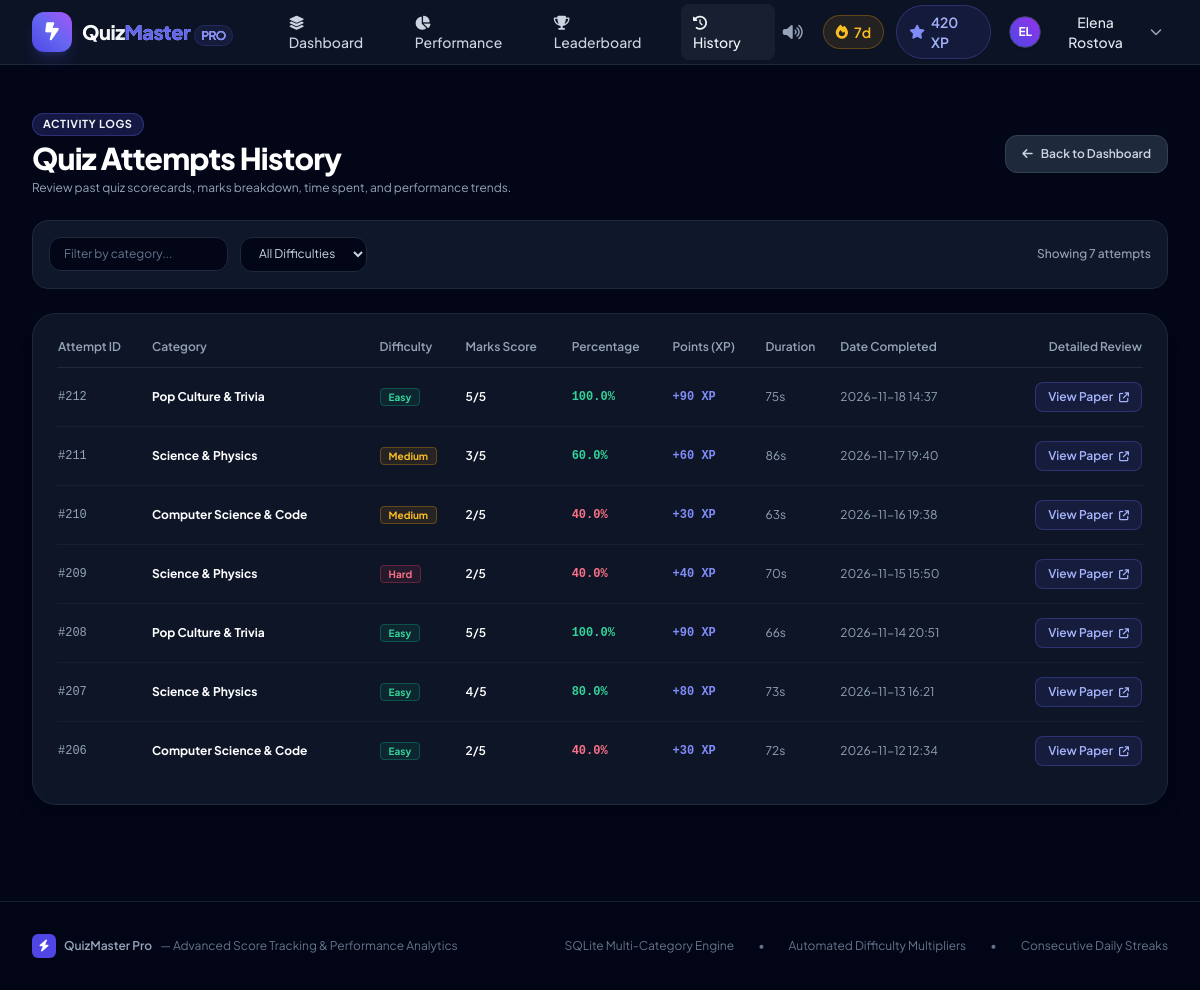
The page /history (signed in) on the database its author committed.
### tables this page shows
CREATE TABLE users (
            id INTEGER PRIMARY KEY AUTOINCREMENT,
            username TEXT UNIQUE NOT NULL,
            email TEXT UNIQUE NOT NULL,
            password_hash TEXT NOT NULL,
            full_name TEXT NOT NULL,
            avatar TEXT DEFAULT 'avatar1.png',
            role TEXT DEFAULT 'user', -- 'user' or 'admin'
            total_score INTEGER DEFAULT 0,
            xp INTEGER DEFAULT 0,
            quizzes_taken INTEGER DEFAULT 0,
            current_streak INTEGER DEFAULT 0,
            longest_streak INTEGER DEFAULT 0,
            last_quiz_date TEXT,
            created_at TIMESTAMP DEFAULT CURRENT_TIMESTAMP
        );

CREATE TABLE quiz_attempts (
            id INTEGER PRIMARY KEY AUTOINCREMENT,
            user_id INTEGER NOT NULL,
            category_id INTEGER,
            category_name TEXT NOT NULL,
            difficulty TEXT NOT NULL,
            score INTEGER NOT NULL,
            total_questions INTEGER NOT NULL,
            percentage REAL NOT NULL,
            xp_earned INTEGER DEFAULT 0,
            time_taken_seconds INTEGER NOT NULL,
            passed INTEGER DEFAULT 0, -- 1 for True, 0 for False (threshold 60%)
            detailed_results TEXT NOT NULL, -- JSON string of questions, user answers, correct answers
            created_at TIMESTAMP DEFAULT CURRENT_TIMESTAMP,
            FOREIGN KEY (user_id) REFERENCES users(id) ON DELETE CASCADE
        );

### app.py (the view)
@app.route('/history')
@login_required
def history():
    user_id = session['user_id']
    attempts = models.get_user_attempts(user_id, limit=100)
    categories = models.get_categories()
    return render_template('history.html', attempts=attempts, categories=categories)

### app.py (called while the page is built)
def login_required(f):
    @wraps(f)
    def decorated_function(*args, **kwargs):
        if 'user_id' not in session:
            flash('Please log in to access this page.', 'warning')
            return redirect(url_for('login', next=request.url))
        return f(*args, **kwargs)
    return decorated_function

@app.context_processor
def inject_user():
    current_user = None
    if 'user_id' in session:
        current_user = models.get_user_by_id(session['user_id'])
    return dict(current_user=current_user)

### models.py (called while the page is built)
def get_db():
    conn = sqlite3.connect(DB_PATH)
    conn.row_factory = sqlite3.Row
    return conn

def get_user_by_id(user_id):
    conn = get_db()
    cursor = conn.cursor()
    cursor.execute('SELECT * FROM users WHERE id = ?', (user_id,))
    user = cursor.fetchone()
    conn.close()
    return dict(user) if user else None

def get_categories():
    conn = get_db()
    cursor = conn.cursor()
    cursor.execute('''
        SELECT c.*, COUNT(q.id) as question_count
        FROM categories c
        LEFT JOIN questions q ON c.id = q.category_id
        GROUP BY c.id ORDER BY c.name ASC
    ''')
    cats = [dict(row) for row in cursor.fetchall()]
    conn.close()
    return cats

def get_user_attempts(user_id, limit=50):
    conn = get_db()
    cursor = conn.cursor()
    cursor.execute('''
        SELECT * FROM quiz_attempts
        WHERE user_id = ?
        ORDER BY created_at DESC LIMIT ?
    ''', (user_id, limit))
    attempts = [dict(row) for row in cursor.fetchall()]
    conn.close()
    for att in attempts:
        try:
            att['detailed_results'] = json.loads(att['detailed_results'])
        except Exception:
            att['detailed_results'] = []
    return attempts

### templates/history.html (shortened to what this page needs)
{% extends "base.html" %}
{% block content %}
<div class="max-w-7xl mx-auto px-4 sm:px-6 lg:px-8 py-8 space-y-6">
    <div class="flex flex-col sm:flex-row sm:items-center justify-between gap-4">
        <div>
            <div class="flex items-center gap-2">
                <span class="px-2.5 py-0.5 rounded-full text-[11px] font-bold uppercase tracking-wider bg-brand-500/20 text-brand-300 border border-brand-500/30">
                    Activity Logs
                </span>
            </div>
            <h1 class="text-2xl sm:text-3xl font-extrabold text-white tracking-tight mt-1">
                Quiz Attempts History
            </h1>
            <p class="text-xs text-slate-400 mt-1">
                Review past quiz scorecards, marks breakdown, time spent, and performance trends.
            </p>
        </div>
        <a href="{{ url_for('dashboard') }}" class="px-4 py-2.5 rounded-xl text-xs font-semibold text-slate-300 bg-slate-800 hover:bg-slate-700 border border-slate-700 transition-colors flex items-center gap-2 self-start sm:self-auto">
            <i class="fa-solid fa-arrow-left"></i> Back to Dashboard
        </a>
    </div>
    <div class="p-4 rounded-2xl bg-slate-900 border border-slate-800 flex flex-wrap items-center justify-between gap-4">
        <div class="flex flex-wrap items-center gap-3">
            <input type="text" id="historySearchInput" placeholder="Filter by category..." oninput="filterHistoryTable()"
                   class="px-3.5 py-2 rounded-xl bg-slate-950 border border-slate-800 text-xs text-white placeholder-slate-500 focus:outline-none focus:border-indigo-500">
            <select id="historyDifficultySelect" onchange="filterHistoryTable()"
                    class="px-3.5 py-2 rounded-xl bg-slate-950 border border-slate-800 text-xs text-slate-300 focus:outline-none focus:border-indigo-500">
                <option value="all">All Difficulties</option>
            </select>
        </div>
        <span class="text-xs text-slate-400 font-medium" id="historyCounter">
            Showing {{ attempts|length }} attempts
        </span>
    </div>
    <div class="p-6 rounded-3xl bg-slate-900/90 border border-slate-800 shadow-xl">
        {% if attempts %}
        <div class="overflow-x-auto">
            <table class="w-full text-left text-xs" id="historyTable">
                <thead>
                    <tr class="text-slate-400 border-b border-slate-800">
                        <th class="pb-3 font-semibold">Attempt ID</th>
                        <th class="pb-3 font-semibold">Category</th>
                        <th class="pb-3 font-semibold">Difficulty</th>
                        <th class="pb-3 font-semibold">Marks Score</th>
                        <th class="pb-3 font-semibold">Percentage</th>
                        <th class="pb-3 font-semibold">Points (XP)</th>
                        <th class="pb-3 font-semibold">Duration</th>
                        <th class="pb-3 font-semibold">Date Completed</th>
                        <th class="pb-3 font-semibold text-right">Detailed Review</th>
                    </tr>
                </thead>
                <tbody class="divide-y divide-slate-800/60" id="historyTableBody">
                    {% for att in attempts %}
                    <tr class="hover:bg-slate-800/40 transition-colors history-row"
                        data-category="{{ att.category_name|lower }}"
                        data-difficulty="{{ att.difficulty }}">
                        <td class="py-3.5 font-mono text-slate-400">#{{ att.id }}</td>
                        <td class="py-3.5 font-bold text-white">{{ att.category_name }}</td>
                        <td class="py-3.5">
                            <span class="px-2 py-0.5 rounded text-[10px] font-bold
                                {% if att.difficulty == 'Easy' %} bg-emerald-500/10 text-emerald-400 border border-emerald-500/30
                                {% elif att.difficulty == 'Medium' %} bg-amber-500/10 text-amber-400 border border-amber-500/30
                                {% else %} bg-rose-500/10 text-rose-400 border border-rose-500/30 {% endif %}">
                                {{ att.difficulty }}
                            </span>
                        </td>
                        <td class="py-3.5 font-semibold text-white">
                            {{ att.score }}/{{ att.total_questions }}
                        </td>
                        <td class="py-3.5">
                            <span class="font-mono font-bold {{ 'text-emerald-400' if att.percentage >= 60 else 'text-rose-400' }}">
                                {{ att.percentage }}%
                            </span>
                        </td>
                        <td class="py-3.5 font-mono font-bold text-indigo-400">+{{ att.xp_earned }} XP</td>
                        <td class="py-3.5 text-slate-400">{{ att.time_taken_seconds }}s</td>
                        <td class="py-3.5 text-slate-400">{{ att.created_at[:16] }}</td>
                        <td class="py-3.5 text-right">
                            <a href="{{ url_for('quiz_result', attempt_id=att.id) }}" class="inline-flex items-center gap-1.5 px-3 py-1.5 rounded-lg bg-indigo-500/10 hover:bg-indigo-500/20 text-indigo-300 font-semibold border border-indigo-500/30 transition-colors">
                                View Paper <i class="fa-solid fa-arrow-up-right-from-square text-[10px]"></i>
                            </a>
                        </td>
                    </tr>
                    {% endfor %}
                </tbody>
            </table>
        </div>
        {% endif %}
    </div>
</div>
{% endblock %}

### templates/base.html (shortened to what this page needs)
<!DOCTYPE html>
<html lang="en" class="h-full bg-slate-900 text-slate-100">
<head>
    <script src="https://cdn.tailwindcss.com"></script>
    <link rel="stylesheet" href="https://cdnjs.cloudflare.com/ajax/libs/font-awesome/6.5.1/css/all.min.css">
    <link rel="stylesheet" href="{{ url_for('static', filename='css/custom.css') }}">
</head>
<body class="h-full flex flex-col bg-slate-950 text-slate-100 antialiased selection:bg-brand-500 selection:text-white">
    <header class="sticky top-0 z-50 backdrop-blur-md bg-slate-900/80 border-b border-slate-800 transition-all">
        <div class="max-w-7xl mx-auto px-4 sm:px-6 lg:px-8">
            <div class="flex items-center justify-between h-16">
                <div class="flex items-center gap-3">
                    <a href="{{ url_for('dashboard' if current_user else 'index') }}" class="flex items-center gap-2.5 group">
                        <div class="w-10 h-10 rounded-xl bg-gradient-to-tr from-brand-600 via-indigo-500 to-purple-500 flex items-center justify-center shadow-lg shadow-indigo-500/20 group-hover:scale-105 transition-transform">
                            <i class="fa-solid fa-bolt-lightning text-white text-lg"></i>
                        </div>
                        <span class="text-xl font-extrabold tracking-tight bg-gradient-to-r from-white via-slate-200 to-indigo-200 bg-clip-text text-transparent">
                            Quiz<span class="text-brand-500">Master</span><span class="text-xs ml-1 px-1.5 py-0.5 rounded-full bg-indigo-500/10 text-indigo-400 font-semibold border border-indigo-500/20">PRO</span>
                        </span>
                    </a>
                    {% if current_user %}
                    <nav class="hidden md:flex items-center ml-8 space-x-1">
                        <a href="{{ url_for('dashboard') }}" class="px-3 py-2 rounded-lg text-sm font-medium hover:text-white hover:bg-slate-800 transition-colors {{ 'text-brand-400 bg-slate-800/60' if request.endpoint == 'dashboard' else 'text-slate-300' }}">
                            <i class="fa-solid fa-layer-group mr-1.5"></i> Dashboard
                        </a>
                        <a href="{{ url_for('analytics') }}" class="px-3 py-2 rounded-lg text-sm font-medium hover:text-white hover:bg-slate-800 transition-colors {{ 'text-brand-400 bg-slate-800/60' if request.endpoint == 'analytics' else 'text-slate-300' }}">
                            <i class="fa-solid fa-chart-pie mr-1.5"></i> Performance
                        </a>
                        <a href="{{ url_for('leaderboard') }}" class="px-3 py-2 rounded-lg text-sm font-medium hover:text-white hover:bg-slate-800 transition-colors {{ 'text-brand-400 bg-slate-800/60' if request.endpoint == 'leaderboard' else 'text-slate-300' }}">
                            <i class="fa-solid fa-trophy mr-1.5"></i> Leaderboard
                        </a>
                        <a href="{{ url_for('history') }}" class="px-3 py-2 rounded-lg text-sm font-medium hover:text-white hover:bg-slate-800 transition-colors {{ 'text-brand-400 bg-slate-800/60' if request.endpoint == 'history' else 'text-slate-300' }}">
                            <i class="fa-solid fa-clock-rotate-left mr-1.5"></i> History
                        </a>
                    </nav>
                    {% endif %}
                </div>
                <div class="flex items-center gap-3">
                    <button id="soundToggleBtn" onclick="toggleSoundEffect()" class="p-2 rounded-lg text-slate-400 hover:text-white hover:bg-slate-800 transition-colors" title="Toggle Sound Effects">
                        <i id="soundIcon" class="fa-solid fa-volume-high"></i>
                    </button>
                    {% if current_user %}
                    <div class="flex items-center gap-1.5 px-3 py-1.5 rounded-full bg-amber-500/10 border border-amber-500/30 text-amber-400 font-semibold text-xs sm:text-sm" title="Daily Quiz Streak: {{ current_user.current_streak }} days">
                        <i class="fa-solid fa-fire animate-pulse text-amber-400"></i>
                        <span>{{ current_user.current_streak }}d</span>
                    </div>
                    <div class="hidden sm:flex items-center gap-1.5 px-3 py-1.5 rounded-full bg-indigo-500/10 border border-indigo-500/30 text-indigo-300 font-semibold text-xs sm:text-sm">
                        <i class="fa-solid fa-star text-indigo-400"></i>
                        <span>{{ current_user.xp }} XP</span>
                    </div>
                    <div class="relative" id="userMenuContainer">
                        <button onclick="toggleUserMenu()" class="flex items-center gap-2 p-1.5 rounded-xl hover:bg-slate-800 transition-colors">
                            <div class="w-8 h-8 rounded-full bg-gradient-to-tr from-brand-600 to-purple-600 flex items-center justify-center font-bold text-xs text-white uppercase shadow border border-slate-700">
                                {{ current_user.username[:2] }}
                            </div>
                            <span class="hidden sm:block text-sm font-medium text-slate-200">{{ current_user.full_name }}</span>
                            <i class="fa-solid fa-chevron-down text-xs text-slate-400"></i>
                        </button>
                    </div>
                    {% endif %}
                </div>
            </div>
        </div>
    </header>
    <div class="max-w-7xl mx-auto px-4 sm:px-6 lg:px-8 pt-4 w-full">
    </div>
    <main class="flex-grow w-full">
        {% block content %}{% endblock %}
    </main>
    <footer class="border-t border-slate-800/80 bg-slate-950/60 mt-16 py-8">
        <div class="max-w-7xl mx-auto px-4 sm:px-6 lg:px-8 flex flex-col sm:flex-row items-center justify-between gap-4 text-xs text-slate-500">
            <div class="flex items-center gap-2">
                <div class="w-6 h-6 rounded-md bg-brand-600 flex items-center justify-center text-white text-xs">
                    <i class="fa-solid fa-bolt"></i>
                </div>
                <span class="font-semibold text-slate-400">QuizMaster Pro</span>
                <span>— Advanced Score Tracking & Performance Analytics</span>
            </div>
            <div class="flex items-center gap-6">
                <span>SQLite Multi-Category Engine</span>
                <span>•</span>
                <span>Automated Difficulty Multipliers</span>
                <span>•</span>
                <span>Consecutive Daily Streaks</span>
            </div>
        </div>
    </footer>
</body>
</html>

### templates/base.html (style rules this page uses)
body { font-family: 'Plus Jakarta Sans', sans-serif; }

### rows shown on the page
users: current_streak "7", xp "420", username "EL", full_name "Elena Rostova"
quiz_attempts: id "212", category_name "Pop Culture & Trivia", difficulty "Easy", score "5", total_questions "5", percentage "100.0", xp_earned "90", time_taken_seconds "75", created_at "2026-11-18 14:37"
quiz_attempts: id "211", category_name "Science & Physics", difficulty "Medium", score "3", total_questions "5", percentage "60.0", xp_earned "60", time_taken_seconds "86", created_at "2026-11-17 19:40"
quiz_attempts: id "210", category_name "Computer Science & Code", difficulty "Medium", score "2", total_questions "5", percentage "40.0", xp_earned "30", time_taken_seconds "63", created_at "2026-11-16 19:38"
quiz_attempts: id "209", category_name "Science & Physics", difficulty "Hard", score "2", total_questions "5", percentage "40.0", xp_earned "40", time_taken_seconds "70", created_at "2026-11-15 15:50"
quiz_attempts: id "208", category_name "Pop Culture & Trivia", difficulty "Easy", score "5", total_questions "5", percentage "100.0", xp_earned "90", time_taken_seconds "66", created_at "2026-11-14 20:51"
quiz_attempts: id "207", category_name "Science & Physics", difficulty "Easy", score "4", total_questions "5", percentage "80.0", xp_earned "80", time_taken_seconds "73", created_at "2026-11-13 16:21"
quiz_attempts: id "206", category_name "Computer Science & Code", difficulty "Easy", score "2", total_questions "5", percentage "40.0", xp_earned "30", time_taken_seconds "72", created_at "2026-11-12 12:34"

### other values the page prints
{{ attempts|length }} "7"
